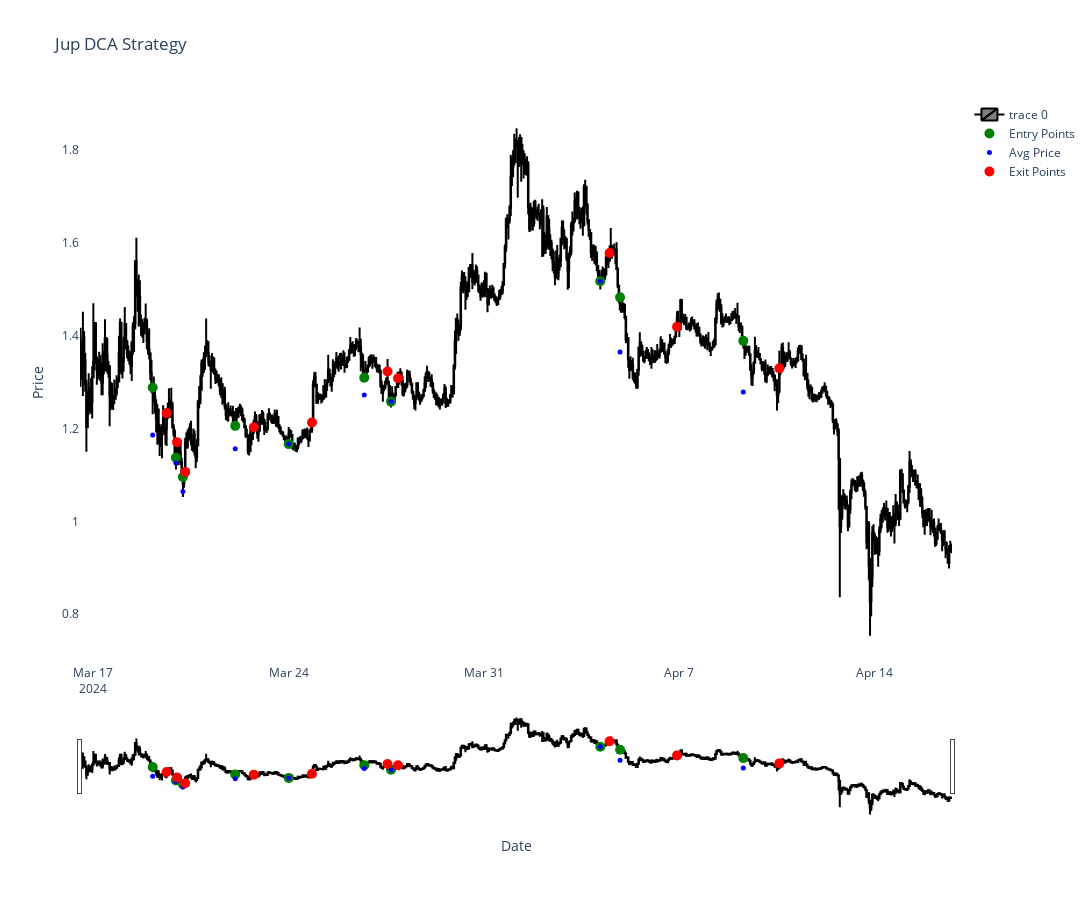

Notebook source saved alongside this figure:
### Code cell
bars = 750
cutoff_time = new_df.index[-bars]
trades_slice = trades[trades['entry_time'] >= cutoff_time]

# Create a candlestick chart
fig = go.Figure(data=[go.Candlestick(x=new_df.index[-bars:],
                open=new_df['open'].tail(bars),
                high=new_df['high'].tail(bars),
                low=new_df['low'].tail(bars),
                close=new_df['close'].tail(bars),increasing_line_color= 'black', decreasing_line_color= 'black')])

# Add scatter plots for entry and exit points
entry_points = dict(x=trades_slice['entry_time'], y=trades_slice['entry_price'], text=['Buy'] * len(trades_slice), mode='markers', name='Entry Points', marker=dict(color='green', size=10))
avg_price = dict(x=trades_slice['entry_time'], y=trades_slice['avg_price'], text=['Avg'] * len(trades_slice), mode='markers', name='Avg Price', marker=dict(color='blue', size=5))
exit_points = dict(x=trades_slice['exit_time'], y=trades_slice['exit_price'], text=['Sell'] * len(trades_slice), mode='markers', name='Exit Points', marker=dict(color='red', size=10))

# Add entry and exit points to the figure
#fig.add_trace(go.Scatter(x=new_df.index, y=new_df['pdLow'], mode='lines', name='Previous Day Low'))
#fig.add_trace(go.Scatter(x=new_df.index[-bars:], y=new_df['fast_ma'][-bars:], mode='lines', name='fast_sma', line=dict(color='blue')))
#fig.add_trace(go.Scatter(x=new_df.index[-bars:], y=new_df['slow_ma'][-bars:], mode='lines', name='slow_sma', line=dict(color='black')))
fig.add_trace(go.Scatter(entry_points))
fig.add_trace(go.Scatter(avg_price))
fig.add_trace(go.Scatter(exit_points))

# Update layout
fig.update_layout(title='Jup DCA Strategy', xaxis_title='Date', yaxis_title='Price', width=1200, height=900, plot_bgcolor='white', yaxis=dict(showgrid=False), xaxis=dict(showgrid=False))

# Show the figure
fig.show()

### Figure 1 — Plotly figure (JSON) as saved in the notebook; plotly's stock layout.template omitted (floating-point values rounded to 4 significant figures; data arrays with more than 128 entries replaced by an {"elided": "..."} marker saying what was removed)
{"data": [{"close": {"elided": "750 float values"}, "decreasing": {"line": {"color": "black"}}, "high": {"elided": "750 float values"}, "increasing": {"line": {"color": "black"}}, "low": {"elided": "750 float values"}, "open": {"elided": "750 float values"}, "type": "candlestick", "x": {"elided": "750 str values"}}, {"marker": {"color": "green", "size": 10}, "mode": "markers", "name": "Entry Points", "text": ["Buy", "Buy", "Buy", "Buy", "Buy", "Buy", "Buy", "Buy", "Buy", "Buy"], "type": "scatter", "x": ["2024-03-19T03:00:00", "2024-03-19T23:00:00", "2024-03-20T05:00:00", "2024-03-22T02:00:00", "2024-03-24T00:00:00", "2024-03-26T17:00:00", "2024-03-27T16:00:00", "2024-04-04T04:00:00", "2024-04-04T21:00:00", "2024-04-09T07:00:00"], "y": [1.288, 1.137, 1.096, 1.206, 1.167, 1.31, 1.258, 1.518, 1.483, 1.389]}, {"marker": {"color": "blue", "size": 5}, "mode": "markers", "name": "Avg Price", "text": ["Avg", "Avg", "Avg", "Avg", "Avg", "Avg", "Avg", "Avg", "Avg", "Avg"], "type": "scatter", "x": ["2024-03-19T03:00:00", "2024-03-19T23:00:00", "2024-03-20T05:00:00", "2024-03-22T02:00:00", "2024-03-24T00:00:00", "2024-03-26T17:00:00", "2024-03-27T16:00:00", "2024-04-04T04:00:00", "2024-04-04T21:00:00", "2024-04-09T07:00:00"], "y": [1.186, 1.126, 1.064, 1.157, 1.167, 1.272, 1.258, 1.518, 1.365, 1.279]}, {"marker": {"color": "red", "size": 10}, "mode": "markers", "name": "Exit Points", "text": ["Sell", "Sell", "Sell", "Sell", "Sell", "Sell", "Sell", "Sell", "Sell", "Sell"], "type": "scatter", "x": ["2024-03-19T15:00:00", "2024-03-20T00:00:00", "2024-03-20T07:00:00", "2024-03-22T18:00:00", "2024-03-24T20:00:00", "2024-03-27T13:00:00", "2024-03-27T22:00:00", "2024-04-04T12:00:00", "2024-04-06T22:00:00", "2024-04-10T14:00:00"], "y": [1.233, 1.171, 1.107, 1.203, 1.213, 1.323, 1.309, 1.579, 1.42, 1.33]}], "layout": {"height": 900, "plot_bgcolor": "white", "title": {"text": "Jup DCA Strategy"}, "width": 1200, "xaxis": {"autorange": true, "range": ["2024-03-16 12:30", "2024-04-16 18:30"], "rangeslider": {"autorange": true, "range": ["2024-03-16 12:30", "2024-04-16 18:30"], "yaxis": {"_template": null, "rangemode": "match"}}, "showgrid": false, "title": {"text": "Date"}, "type": "date"}, "yaxis": {"autorange": true, "range": [0.6926, 1.908], "showgrid": false, "title": {"text": "Price"}, "type": "linear"}}}
